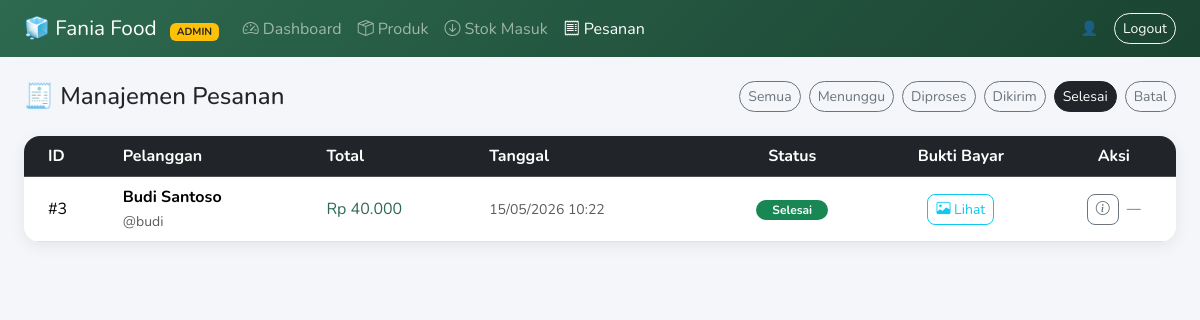
/pesanan.php?status=Selesai (signed in), run on the app's committed database.
### tables this page shows
CREATE TABLE IF NOT EXISTS pesanan (
    id_pesanan      INT AUTO_INCREMENT PRIMARY KEY,
    id_user         INT NOT NULL,
    total_harga     DECIMAL(14,2) NOT NULL DEFAULT 0,
    status_bayar    ENUM('Menunggu Pembayaran','Diproses','Dikirim','Selesai','Dibatalkan')
                    NOT NULL DEFAULT 'Menunggu Pembayaran',
    bukti_bayar     VARCHAR(255) DEFAULT NULL,
    alamat_pengiriman TEXT,
    catatan         TEXT,
    tanggal         TIMESTAMP DEFAULT CURRENT_TIMESTAMP,
    FOREIGN KEY (id_user) REFERENCES users(id) ON DELETE CASCADE
);

CREATE TABLE IF NOT EXISTS users (
    id          INT AUTO_INCREMENT PRIMARY KEY,
    username    VARCHAR(100) NOT NULL UNIQUE,
    password    VARCHAR(255) NOT NULL,        
    nama_lengkap VARCHAR(150) NOT NULL,
    role        ENUM('pelanggan','admin','kepala_toko') NOT NULL DEFAULT 'pelanggan',
    created_at  TIMESTAMP DEFAULT CURRENT_TIMESTAMP
);

### koneksi.php (called while the page is built, shortened)
<?php
function esc($conn, $str) {
    return $conn->real_escape_string(htmlspecialchars(trim($str)));
}
function rupiah($angka) {
    return 'Rp ' . number_format($angka, 0, ',', '.');
}
?>

### pesanan.php (the view, shortened to what this page needs)
<?php
require_once '../koneksi.php';
$filter = esc($conn, $_GET['status'] ?? '');
$where  = $filter ? "WHERE p.status_bayar = '$filter'" : '';
$pesananList = $conn->query(
    "SELECT p.*, u.nama_lengkap, u.username
     FROM pesanan p JOIN users u ON u.id = p.id_user
     $where ORDER BY p.tanggal DESC"
);
$statusColor = [
    'Menunggu Pembayaran' => 'warning',
    'Diproses'            => 'primary',
    'Dikirim'             => 'info',
    'Selesai'             => 'success',
    'Dibatalkan'          => 'danger',
];
?>
<!DOCTYPE html>
<html lang="id">
<head>
    <link href="https://cdn.jsdelivr.net/npm/bootstrap@5.3.3/dist/css/bootstrap.min.css" rel="stylesheet">
    <link href="https://cdn.jsdelivr.net/npm/bootstrap-icons@1.11.3/font/bootstrap-icons.min.css" rel="stylesheet">
</head>
<body>
<?php include '_navbar.php'; ?>
<div class="container-fluid p-4">
    <div class="d-flex justify-content-between align-items-center mb-4">
        <h4 class="fw-800 mb-0">🧾 Manajemen Pesanan</h4>
        <div class="d-flex gap-2">
            <?php
            $statuses = ['', 'Menunggu Pembayaran', 'Diproses', 'Dikirim', 'Selesai', 'Dibatalkan'];
            $labels   = ['Semua', 'Menunggu', 'Diproses', 'Dikirim', 'Selesai', 'Batal'];
            foreach ($statuses as $i => $s): ?>
            <a href="?status=<?= urlencode($s) ?>"
               class="btn btn-sm <?= $filter===$s ? 'btn-dark' : 'btn-outline-secondary' ?> rounded-pill">
                <?= $labels[$i] ?>
            </a>
            <?php endforeach; ?>
        </div>
    </div>
    <div class="card p-0 overflow-hidden">
        <div class="table-responsive">
            <table class="table table-hover align-middle mb-0">
                <thead class="table-dark">
                    <tr>
                        <th class="ps-4">ID</th><th>Pelanggan</th><th>Total</th>
                        <th>Tanggal</th><th class="text-center">Status</th>
                        <th class="text-center">Bukti Bayar</th><th class="text-center">Aksi</th>
                    </tr>
                </thead>
                <tbody>
                <?php while ($ps = $pesananList->fetch_assoc()): ?>
                <tr>
                    <td class="ps-4 fw-700">#<?= $ps['id_pesanan'] ?></td>
                    <td>
                        <b><?= htmlspecialchars($ps['nama_lengkap']) ?></b><br>
                        <small class="text-muted">@<?= htmlspecialchars($ps['username']) ?></small>
                    </td>
                    <td class="fw-700" style="color:#2D6A4F"><?= rupiah($ps['total_harga']) ?></td>
                    <td class="small text-muted"><?= date('d/m/Y H:i', strtotime($ps['tanggal'])) ?></td>
                    <td class="text-center">
                        <span class="badge bg-<?= $statusColor[$ps['status_bayar']] ?? 'secondary' ?> rounded-pill px-3">
                            <?= htmlspecialchars($ps['status_bayar']) ?>
                        </span>
                    </td>
                    <td class="text-center">
                        <?php if ($ps['bukti_bayar']): ?>
                        <a href="../uploads/bukti_bayar/<?= htmlspecialchars($ps['bukti_bayar']) ?>"
                           target="_blank" class="btn btn-sm btn-outline-info rounded-3">
                            <i class="bi bi-image"></i> Lihat
                        </a>
                        <?php else: ?>
                        <span class="text-muted small">Belum upload</span>
                        <?php endif; ?>
                    </td>
                    <td class="text-center">
                        <button class="btn btn-sm btn-outline-secondary rounded-3 me-1"
                                data-bs-toggle="modal"
                                data-bs-target="#detailModal"
                                data-id="<?= $ps['id_pesanan'] ?>"
                                data-alamat="<?= htmlspecialchars($ps['alamat_pengiriman']) ?>"
                                data-catatan="<?= htmlspecialchars($ps['catatan']) ?>">
                            <i class="bi bi-info-circle"></i>
                        </button>
                        <?php if (!in_array($ps['status_bayar'], ['Selesai','Dibatalkan'])): ?>
                        <form method="POST" class="d-inline">
                            <input type="hidden" name="id_pesanan" value="<?= $ps['id_pesanan'] ?>">
                            <select name="status_baru" onchange="this.form.submit()" class="form-select form-select-sm d-inline-block w-auto rounded-3" style="font-size:.8rem;">
                                <option value="">Ubah Status</option>
                                <option value="Diproses">✅ Diproses</option>
                                <option value="Dikirim">🚚 Dikirim</option>
                                <option value="Selesai">🎉 Selesai</option>
                                <option value="Dibatalkan">❌ Batalkan</option>
                            </select>
                        </form>
                        <?php else: ?>
                        <span class="text-muted small">—</span>
                        <?php endif; ?>
                    </td>
                </tr>
                <?php endwhile; ?>
                </tbody>
            </table>
        </div>
    </div>
</div>
</body>
</html>

### pesanan.php (style rules this page uses)
body { font-family:'Nunito',sans-serif; background:#f4f6f9; }
.card { border:none; border-radius:16px; box-shadow:0 4px 16px rgba(0,0,0,.07); }

### data on the page
pesanan: id_pesanan "3", id_user.nama_lengkap "Budi Santoso", id_user.username "budi", total_harga "Rp 40.000", tanggal "15/05/2026 10:22", status_bayar "Selesai"

### other printed values
$labels[$i] "Semua"
$labels[$i] "Menunggu"
$labels[$i] "Diproses"
$labels[$i] "Dikirim"
$labels[$i] "Selesai"
$labels[$i] "Batal"
